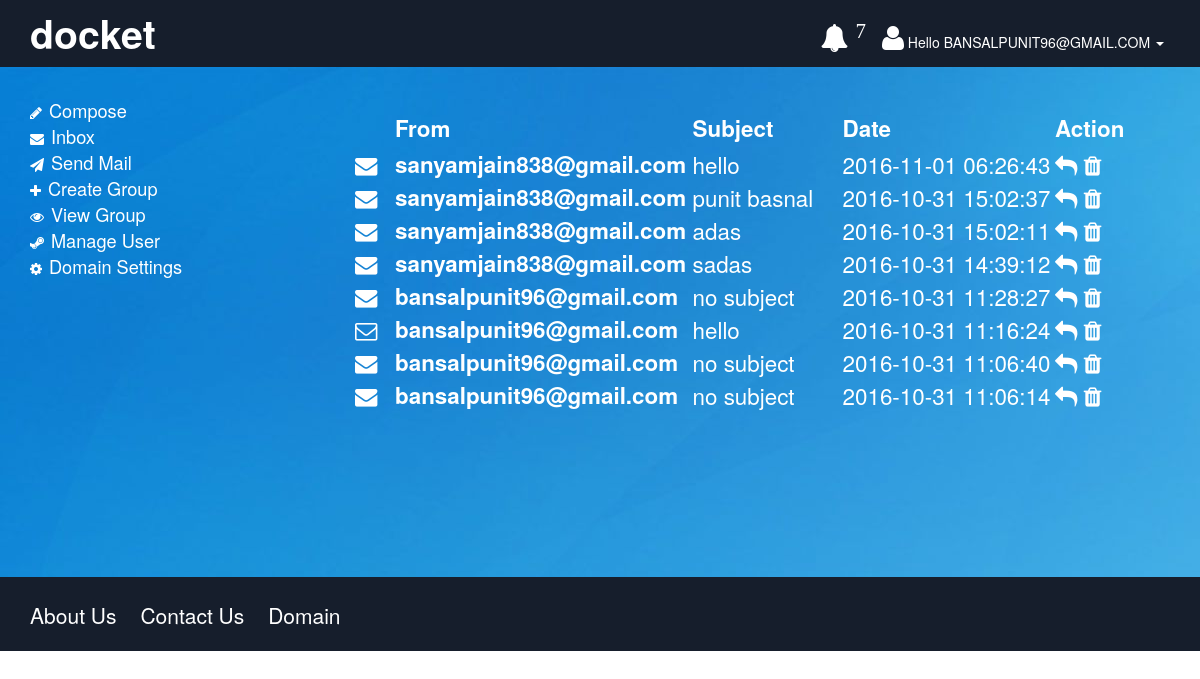
/domain_inbox.php (signed in), run on the app's committed database.
### tables this page shows
CREATE TABLE `messaging` (
  `ctrl_no` int(255) NOT NULL,
  `date_send` timestamp NOT NULL DEFAULT CURRENT_TIMESTAMP,
  `to_receiver` varchar(50) NOT NULL,
  `from_sender` varchar(50) NOT NULL,
  `opened` tinyint(1) NOT NULL DEFAULT '0',
  `mail_subject` varchar(50) NOT NULL,
  `message` text NOT NULL
);

### domain_inbox.php (the view, shortened to what this page needs)
<?php
$user = $_SESSION['username'];
?>
<!DOCTYPE html>
<html lang="en">
<head>
	<link rel="stylesheet" type="text/css" href="css/style.css">
	<link rel="stylesheet" type="text/css" href="css/domain_style.css">
	<link rel="stylesheet" type="text/css" href="css/bootstrap.css">
	<link rel="stylesheet" type="text/css" href="css/bootstrap.min.css">
	<link rel="stylesheet" type="text/css" href="fonts/font-awesome/css/font-awesome.css">
</head>
<body>
<div class="header">
		<div class="container">
			<div class="col-md-3 title">
				<a href="index.php">docket</a>
			</div>
			<div class="col-md-5"></div>
			<div class="col-md-4 noti">
				<div class="dropdown inline">
					  <button class="notibutton  dropdown-toggle" type="button" data-toggle="dropdown">
					  	<me class="fa fa-bell fa-2x" aria-hidden="true">
					  		<sup>
					  			<?php
					  				$count = 0;
					  				$sql = "SELECT * FROM messaging WHERE to_receiver = '$user' AND opened = 0";
					  				$result = mysql_query($sql);
					  				while ($db_field = mysql_fetch_assoc($result)) {
										$count = $count + 1;
									}
										echo $count ;
								?>
					  		</sup>
					  	</me>
					  </button>
				</div>
				<div class="dropdown inline">
					  <button class="notibutton dropdown-toggle" type="button" data-toggle="dropdown">
					  <i class="fa fa-user fa-2x" aria-hidden="true"></i>
					   Hello <?php print strtoupper($user); ?>
					  <span class="caret"></span></button>
					</div>
			</div>
		</div>
	</div>
<div class="main">
	<div class="container">
	<div class="col-md-3 domainbar" >
	   <i class="fa fa-pencil " aria-hidden="true"></i>
		<a href="domain_compose.php" style="color:#fff"> Compose</a>
	<br>
		<i class="fa fa-envelope " aria-hidden="true"></i>
		<a href="domain_inbox.php" style="color:#fff"> Inbox</a>
	<br>
		<i class="fa fa-send " aria-hidden="true"></i>
		<a href="domain_send.php" style="color:#fff"> Send Mail</a>
	<br>
		<i class="fa fa-plus " aria-hidden="true"></i>
		<a href="group_create.php" style="color:#fff"> Create Group</a>
	<br>
		<i class="fa fa-eye" aria-hidden="true"></i>
		<a href="domain_view_group.php" style="color:#fff">View Group</a>
	<br>
		<i class="fa fa-steam" aria-hidden="true"></i>
		<a href="domain_manage_user.php" style="color:#fff">Manage User</a>
	<br>
		<i class="fa fa-cog" aria-hidden="true"></i>
		<a href="domain_manage_setting.php" style="color:#fff">Domain Settings</a>
	</div>
	<div class="groups user_list col-md-9">
		<table border = "2"  width = "100%">
		<tr>
			<th></th>
			<td align = 'center'><b>From</b></td>
			<td><b>Subject</b></td>
			<td><b>Date</b></td>
			<td><b>Action</b></td>
		</tr>
				<?php
				$SQL = "SELECT * FROM messaging WHERE to_receiver = '$user' ORDER BY date_send DESC";
				$result = mysql_query($SQL);
				while ($db_field = mysql_fetch_assoc($result)) {
					$ctrl = $db_field['ctrl_no'];
					$a = $db_field['opened'];
					$b = $db_field['from_sender'];
					$c = $db_field['mail_subject'];
					$d = $db_field['date_send'];
					print("<tr>");
					if($a == 0){
						print("<td align = 'center' width = '40'><a href = 'domain_read_mail.php?key=".$ctrl."'> <i class='fa fa-envelope' aria-hidden='true'></i></a></td>");
					}
					else{
						print("<tr><td align = 'center' width = '1'><a href = 'domain_read_mail.php?key=".$ctrl."'><i class='fa fa-envelope-o' aria-hidden='true'></i></a></td>");
					}
					print("<td align = 'center'><b>$b</b></td>");
					if($c == ""){
						print("<td align = 'center' width = '150'>no subject</td>");
					}
					else{
						print("<td align = 'center' width = '150'>$c</td>");
					}
					print("<td align = 'center'>$d</td>");
					print("<td align = 'center' width ='75'><a href = 'domain_reply_mail.php?key=".$b."'><i class='fa fa-reply' aria-hidden='true'></i> </a>");
					print("<a href = 'domain_delete_mail.php?key=".$ctrl."'> <i class='fa fa-trash' aria-hidden='true'></i></a></td>");
					print("</tr>");
				}
				?>
	</table>
</div>
</div></div>
<div class="footer">
		<div class="container">
		<div class="col-md-8 foot">
			<ul>
				<li><a href="#">About Us</a></li>
				<li><a href="#">Contact Us</a></li>
				<li><a href="#">Domain</a></li>
			</ul>
		</div>
		</div>
</div>
</body>
</html>

### css/style.css (style rules this page uses)
body { margin: 0; padding: 0; font-family: "Century Gothic",Arial, Helvetica, sans-serif; font-size: 100%; background:#fff; }
a { color: #fff }
.main { margin: 0px; background: url(../images/header_img.jpg) ; width: 100%; min-height: 510px; }
.header { margin: 0px; padding: 10px 0px 10px 0px ; color: #fff; background: #161e2c }
.title a { text-align: left; color: #fff; font-size: 2.8em; font-weight: 600; padding: 0 ; line-height: 1.2em }
.noti { text-align: right; padding-top:13px }
.notibutton { background: none; outline: none; border: none; }
.inline { display: inline; }
.footer { margin: 0px; padding: 0px; background: #161e2c; width: 100%; min-height: 74px; text-align: left; padding-top: 23px }
.foot { padding: 0px }
.foot ul { margin: 0; padding: 0 }
.foot ul li { display: inline; list-style: none; padding: 20px; padding-left: 0px }
.foot ul li a { color: #fff; font-size: 1.5em }
.user_list { color: #fff; font-size: 1.6em }
.user_list a { color: #fff }
.user_list table, th, td ,tr { border: 0px; text-align: left; }
th { padding: 5px; height: 40px; text-align: left; }
.groups { padding: 40px }

### css/domain_style.css (style rules this page uses)
.domainbar { padding: 20px; padding-left: 0px; margin-top: 10px; color: #fff }
.domainbar a { font-size: 1.3em; margin: 10px; margin-left: 3px }

### data on the page
messaging: from_sender "sanyamjain838@gmail.com", mail_subject "hello", date_send "2016-11-01 06:26:43"
messaging: from_sender "sanyamjain838@gmail.com", mail_subject "punit basnal", date_send "2016-10-31 15:02:37"
messaging: from_sender "sanyamjain838@gmail.com", mail_subject "adas", date_send "2016-10-31 15:02:11"
messaging: from_sender "sanyamjain838@gmail.com", mail_subject "sadas", date_send "2016-10-31 14:39:12"
messaging: from_sender "bansalpunit96@gmail.com", mail_subject "no subject", date_send "2016-10-31 11:28:27"
messaging: from_sender "bansalpunit96@gmail.com", mail_subject "hello", date_send "2016-10-31 11:16:24"
messaging: from_sender "bansalpunit96@gmail.com", mail_subject "no subject", date_send "2016-10-31 11:06:40"
messaging: from_sender "bansalpunit96@gmail.com", mail_subject "no subject", date_send "2016-10-31 11:06:14"

### other printed values
$count "7"
$user "BANSALPUNIT96@GMAIL.COM"
